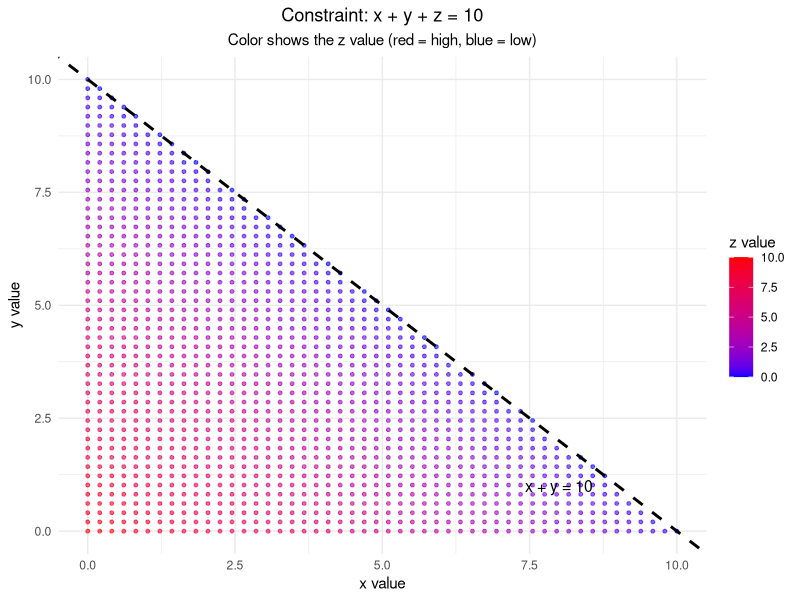
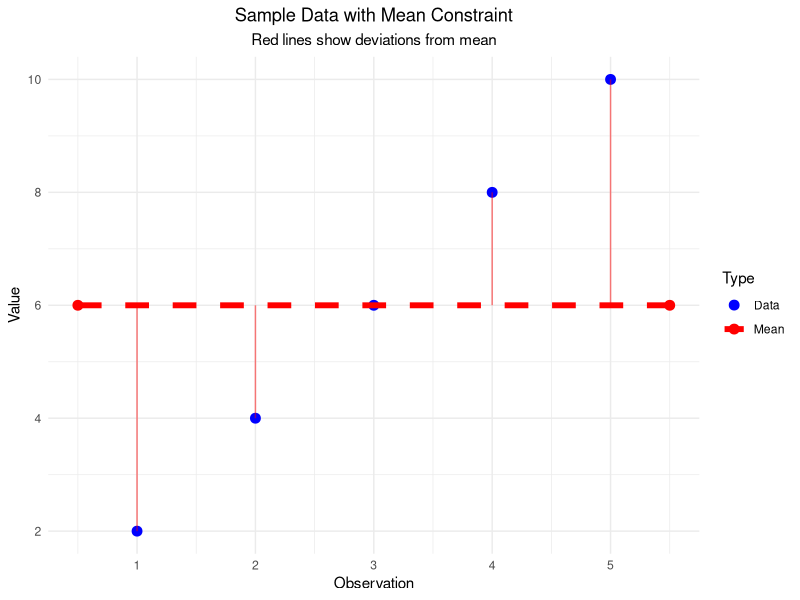
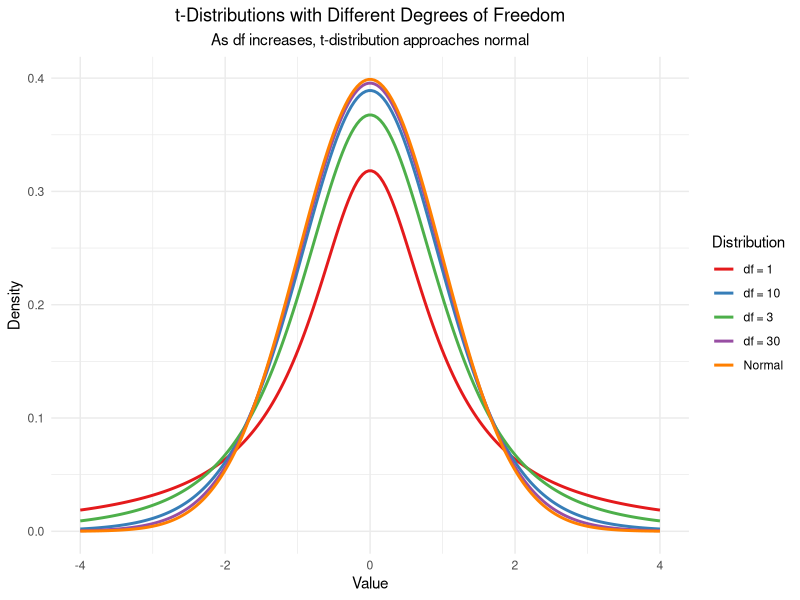
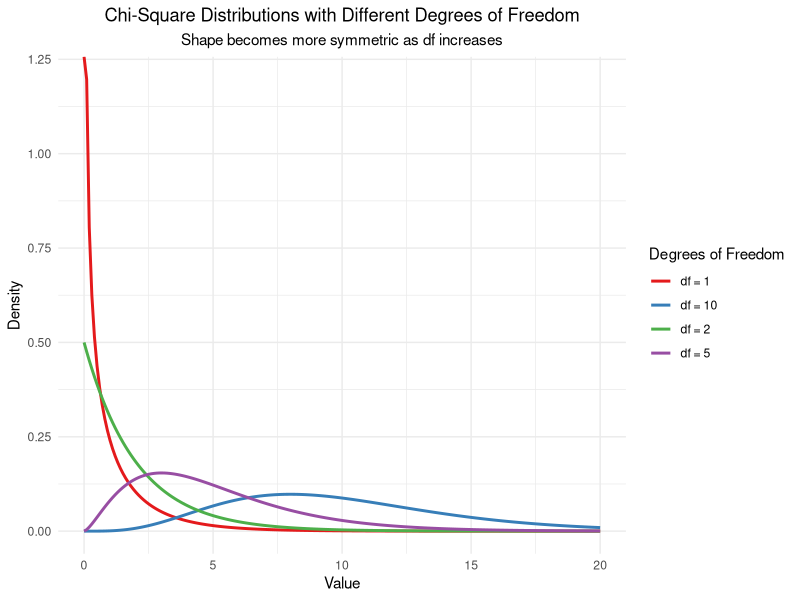
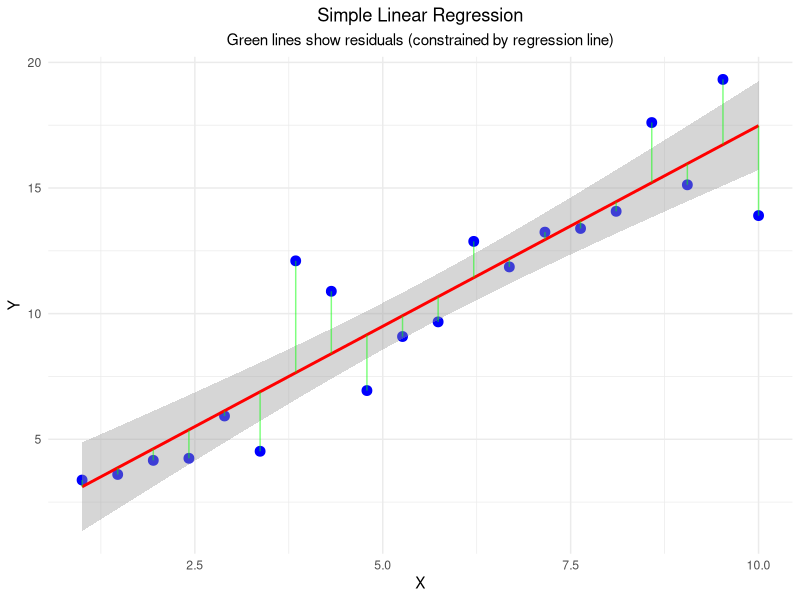

These charts were generated, in order, by the following R code:
## ---- chunk 1
#| echo: true
#| warning: false
#| message: false

# Check and install required packages
required_packages <- c("ggplot2", "dplyr")

# Function to install packages if not already installed
install_if_missing <- function(packages) {
  for(pkg in packages) {
    if(!require(pkg, character.only = TRUE, quietly = TRUE)) {
      install.packages(pkg, dependencies = TRUE)
      library(pkg, character.only = TRUE)
    } else {
      library(pkg, character.only = TRUE)
    }
  }
}

# Install and load packages
install_if_missing(required_packages)

# Set seed for reproducibility
set.seed(123)
## ---- chunk 2
#| echo: true
#| warning: false
#| message: false

# Example: Three numbers that sum to 10
cat("Constraint: x + y + z = 10\n\n")

# If we know two numbers, the third is determined
x <- 3
y <- 4
z <- 10 - x - y  # z is NOT free to vary

cat("If x =", x, "and y =", y, "then z MUST be", z, "\n")
cat("Degrees of freedom = 2 (only x and y are free to vary)\n")
## ---- chunk 3
#| echo: true
#| warning: false
#| message: false

# Create a 2D visualization of the constraint x + y + z = 10
# We'll show how z is determined by x and y

# Generate points on the constraint plane
x_vals <- seq(0, 10, length.out = 50)
y_vals <- seq(0, 10, length.out = 50)

# Create grid of x and y values
grid_data <- expand.grid(x = x_vals, y = y_vals)
grid_data$z <- 10 - grid_data$x - grid_data$y

# Filter valid points (all coordinates >= 0)
valid_points <- grid_data[grid_data$z >= 0, ]

# Create 2D plot showing the constraint
ggplot(valid_points, aes(x = x, y = y, color = z)) +
  geom_point(size = 1, alpha = 0.6) +
  scale_color_gradient(low = "blue", high = "red", name = "z value") +
  labs(title = "Constraint: x + y + z = 10",
       subtitle = "Color shows the z value (red = high, blue = low)",
       x = "x value", y = "y value") +
  theme_minimal() +
  theme(plot.title = element_text(hjust = 0.5),
        plot.subtitle = element_text(hjust = 0.5)) +
  geom_abline(intercept = 10, slope = -1, color = "black", linewidth = 1, linetype = "dashed") +
  annotate("text", x = 8, y = 1, label = "x + y = 10", color = "black", size = 4)
## ---- chunk 4
#| echo: true
#| warning: false
#| message: false

# Generate sample data
sample_data <- c(2, 4, 6, 8, 10)
n <- length(sample_data)
sample_mean <- mean(sample_data)

cat("Sample data:", paste(sample_data, collapse = ", "), "\n")
cat("Sample mean:", sample_mean, "\n")
cat("Sample size (n):", n, "\n")
cat("Degrees of freedom for variance:", n - 1, "\n\n")

# Show why we lose 1 degree of freedom
cat("If we know the mean and n-1 values, the last value is determined:\n")
known_values <- sample_data[1:(n-1)]
last_value <- n * sample_mean - sum(known_values)
cat("Known values:", paste(known_values, collapse = ", "), "\n")
cat("Last value MUST be:", last_value, "\n")
cat("This is why df = n - 1 for sample variance\n")
## ---- chunk 5
#| echo: true
#| warning: false
#| message: false

# Create visualization of the constraint
df_sample <- data.frame(
  x = 1:n,
  y = sample_data,
  point_type = "Data"
)

# Add the mean line
df_mean <- data.frame(
  x = c(0.5, n + 0.5),
  y = c(sample_mean, sample_mean),
  point_type = "Mean"
)

# Combine data
df_combined <- rbind(df_sample, df_mean)

# Create plot
ggplot(df_combined, aes(x = x, y = y, color = point_type)) +
  geom_point(size = 3) +
  geom_line(data = df_mean, linewidth = 2, linetype = "dashed") +
  geom_segment(data = df_sample, aes(xend = x, yend = sample_mean), 
               color = "red", alpha = 0.5) +
  labs(title = "Sample Data with Mean Constraint",
       subtitle = "Red lines show deviations from mean",
       x = "Observation", y = "Value",
       color = "Type") +
  theme_minimal() +
  theme(plot.title = element_text(hjust = 0.5),
        plot.subtitle = element_text(hjust = 0.5)) +
  scale_color_manual(values = c("Data" = "blue", "Mean" = "red"))
## ---- chunk 6
#| echo: true
#| warning: false
#| message: false

# Simulate one-sample t-test
population_mean <- 100
sample_size <- 15
sample_data <- rnorm(sample_size, mean = 105, sd = 10)

# Calculate t-statistic
sample_mean <- mean(sample_data)
sample_se <- sd(sample_data) / sqrt(sample_size)
t_stat <- (sample_mean - population_mean) / sample_se
df_t <- sample_size - 1

cat("One-Sample t-test:\n")
cat("Sample size:", sample_size, "\n")
cat("Degrees of freedom:", df_t, "\n")
cat("t-statistic:", round(t_stat, 3), "\n")
cat("p-value:", round(2 * pt(-abs(t_stat), df_t), 4), "\n")
## ---- chunk 7
#| echo: true
#| warning: false
#| message: false

# Simulate two-sample t-test
n1 <- 12
n2 <- 10
group1 <- rnorm(n1, mean = 100, sd = 8)
group2 <- rnorm(n2, mean = 105, sd = 8)

# Calculate pooled t-test
mean1 <- mean(group1)
mean2 <- mean(group2)
var1 <- var(group1)
var2 <- var(group2)

# Pooled variance
pooled_var <- ((n1 - 1) * var1 + (n2 - 1) * var2) / (n1 + n2 - 2)
pooled_se <- sqrt(pooled_var * (1/n1 + 1/n2))
t_stat_pooled <- (mean1 - mean2) / pooled_se
df_pooled <- n1 + n2 - 2

cat("Two-Sample t-test (pooled):\n")
cat("Group 1 size:", n1, "\n")
cat("Group 2 size:", n2, "\n")
cat("Degrees of freedom:", df_pooled, "\n")
cat("t-statistic:", round(t_stat_pooled, 3), "\n")
cat("p-value:", round(2 * pt(-abs(t_stat_pooled), df_pooled), 4), "\n")
## ---- chunk 8
#| echo: true
#| warning: false
#| message: false

# Create t-distributions with different degrees of freedom
x_vals <- seq(-4, 4, length.out = 200)
df_values <- c(1, 3, 10, 30)

# Calculate t-distribution densities
t_densities <- data.frame()
for(df in df_values) {
  density_vals <- dt(x_vals, df = df)
  t_densities <- rbind(t_densities, 
                       data.frame(x = x_vals, density = density_vals, df = paste("df =", df)))
}

# Add normal distribution for comparison
normal_density <- dnorm(x_vals, mean = 0, sd = 1)
t_densities <- rbind(t_densities, 
                     data.frame(x = x_vals, density = normal_density, df = "Normal"))

# Create plot
ggplot(t_densities, aes(x = x, y = density, color = df)) +
  geom_line(linewidth = 1) +
  labs(title = "t-Distributions with Different Degrees of Freedom",
       subtitle = "As df increases, t-distribution approaches normal",
       x = "Value", y = "Density",
       color = "Distribution") +
  theme_minimal() +
  theme(plot.title = element_text(hjust = 0.5),
        plot.subtitle = element_text(hjust = 0.5)) +
  scale_color_brewer(palette = "Set1")
## ---- chunk 9
#| echo: true
#| warning: false
#| message: false

# Simulate chi-square goodness of fit test
observed <- c(22, 18, 25, 15, 20)  # Observed counts
expected <- rep(20, 5)  # Expected counts (equal probability)

# Calculate chi-square statistic
chi_sq <- sum((observed - expected)^2 / expected)
df_chi <- length(observed) - 1  # k - 1 categories

cat("Chi-Square Goodness of Fit Test:\n")
cat("Number of categories:", length(observed), "\n")
cat("Degrees of freedom:", df_chi, "\n")
cat("Chi-square statistic:", round(chi_sq, 3), "\n")
cat("p-value:", round(1 - pchisq(chi_sq, df_chi), 4), "\n")
## ---- chunk 10
#| echo: true
#| warning: false
#| message: false

# Create chi-square distributions with different degrees of freedom
x_vals <- seq(0, 20, length.out = 200)
df_values_chi <- c(1, 2, 5, 10)

# Calculate chi-square distribution densities
chi_densities <- data.frame()
for(df in df_values_chi) {
  density_vals <- dchisq(x_vals, df = df)
  chi_densities <- rbind(chi_densities, 
                         data.frame(x = x_vals, density = density_vals, df = paste("df =", df)))
}

# Create plot
ggplot(chi_densities, aes(x = x, y = density, color = df)) +
  geom_line(linewidth = 1) +
  labs(title = "Chi-Square Distributions with Different Degrees of Freedom",
       subtitle = "Shape becomes more symmetric as df increases",
       x = "Value", y = "Density",
       color = "Degrees of Freedom") +
  theme_minimal() +
  theme(plot.title = element_text(hjust = 0.5),
        plot.subtitle = element_text(hjust = 0.5)) +
  scale_color_brewer(palette = "Set1")
## ---- chunk 11
#| echo: true
#| warning: false
#| message: false

# Generate data for simple linear regression
n_reg <- 20
x_reg <- seq(1, 10, length.out = n_reg)
y_reg <- 2 + 1.5 * x_reg + rnorm(n_reg, 0, 2)

# Fit regression model
lm_model <- lm(y_reg ~ x_reg)
residuals <- residuals(lm_model)

# Degrees of freedom
df_total <- n_reg - 1      # Total df
df_model <- 1              # Model df (one slope parameter)
df_residual <- n_reg - 2   # Residual df

cat("Simple Linear Regression:\n")
cat("Sample size:", n_reg, "\n")
cat("Total df:", df_total, "\n")
cat("Model df:", df_model, "\n")
cat("Residual df:", df_residual, "\n")
cat("R-squared:", round(summary(lm_model)$r.squared, 3), "\n")
## ---- chunk 12
#| echo: true
#| warning: false
#| message: false

# Create regression plot
df_reg <- data.frame(x = x_reg, y = y_reg)

ggplot(df_reg, aes(x = x, y = y)) +
  geom_point(size = 3, color = "blue") +
  geom_smooth(method = "lm", color = "red", linewidth = 1) +
  geom_segment(aes(xend = x, yend = fitted(lm_model)), 
               color = "green", alpha = 0.5) +
  labs(title = "Simple Linear Regression",
       subtitle = "Green lines show residuals (constrained by regression line)",
       x = "X", y = "Y") +
  theme_minimal() +
  theme(plot.title = element_text(hjust = 0.5),
        plot.subtitle = element_text(hjust = 0.5))
## ---- chunk 13
#| echo: true
#| warning: false
#| message: false

# Function to demonstrate degrees of freedom
demonstrate_df <- function(n, constraint_type = "mean") {
  
  if(constraint_type == "mean") {
    # Generate n random numbers
    data <- rnorm(n, mean = 10, sd = 2)
    
    # Show how the last value is constrained
    if(n > 1) {
      known_values <- data[1:(n-1)]
      target_mean <- mean(data)
      last_value <- n * target_mean - sum(known_values)
      
      cat("Degrees of Freedom Demonstration:\n")
      cat("Sample size:", n, "\n")
      cat("Constraint: Sample mean =", round(target_mean, 2), "\n")
      cat("Known values:", paste(round(known_values, 2), collapse = ", "), "\n")
      cat("Last value MUST be:", round(last_value, 2), "\n")
      cat("Degrees of freedom =", n - 1, "\n")
    }
  }
}

# Demonstrate with different sample sizes
demonstrate_df(5, "mean")
cat("\n")
demonstrate_df(10, "mean")
